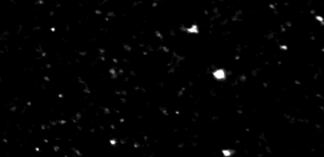
#> input picture ExampleData/Pos246/min_projection_246_small.tif, 324 x 157 px
$ jupyter execute --allow-errors sequence.ipynb   (shell and % lines are left out)   (older library calls are emulated)
#> lines starting #> are read from the running program, lines starting #| are printed output that depends on the picture; after the words box and inside, x2 and y2 are one past the last pixel; in counts of white or black regions, pixels touching at a corner belong together
[cell 1]
from Bio import SeqIO
import numpy as np
from PIL import Image
from skimage.filters import gaussian
import pandas as pd
import Polywarp
import skimage.io as io
import matplotlib.pyplot as plt
from skimage.feature import blob_log, blob_doh, blob_dog
from scipy import ndimage
from skimage.feature import peak_local_max
from scipy import spatial
from cmath import inf
from skimage import transform
from sklearn.metrics import mean_squared_error
from numpy.linalg import norm
from math import floor, ceil

[cell 2]
# [30 lines left out: functions residual_cal, count_nearest_pts, not called in this run]

def blob_detection(img, min_sigma, max_sigma, threshold, method=0):
    """This function is mostly used for detecting the beads in any image.

    Args:
        img_path (string): The absolute path of the input image.
        min_sigma (int): The minimum sigma, lower it is, smaller the blob will be detected.
        max_sigma (int): The maximum sigma, higher it is, bigger the blob will be detected.
        threshold (float): Higher it is, higher the intensities of blobs.
        method (int, optional): 0 for Difference of Gaussian (DoG) and 1 for Determinant of Hessian (DoH).
        They should be applied with different combination of parameters. DoG is more suitable for fret movies,
        while DoH is more suitable for sequencing images. Defaults to 0.

    Returns:
        centers: A numpy array containing the coordinates of all the centers.
    """
    #img = io.imread(img_path)
    if method == 2: #Local maxima
        coordinates = peak_local_max(img, min_distance=5)
        centers = []
        h, w = img.shape
        r = 3
        for i in range(coordinates.shape[0]):
            y, x = coordinates[i]
            if y > r and y < (h - r) and x > r and x < (w - r):
                centers.append(
                    ndimage.measurements.center_of_mass(
                        img[int(y - r) : int(y + r + 1), int(x - r) : int(x + r + 1)]
                    )
                )
                centers[i] = list(np.add(centers[i], [x - r, y - r]))
                i += 1

    else:

        if method == 0:
            blob = blob_dog(
                img, min_sigma=min_sigma, max_sigma=max_sigma, threshold=threshold
            )
        else:
            blob = blob_doh(
                img, min_sigma=min_sigma, max_sigma=max_sigma, threshold=threshold
            )
#         i = 0
        r = 3
        centers = []
        h, w = img.shape
        for blob in blob:
            y, x = blob
            if y > r and y < (h - r) and x > r and x < (w - r):
                centers.append(
                    ndimage.measurements.center_of_mass(
                        img[int(y - r) : int(y + r + 1), int(x - r) : int(x + r + 1)]
                    )
                )
                centers[i] = list(np.add(centers[i], [x - r, y - r]))
#                 i += 1
    return np.array(centers)

# [20 lines left out: function show_blob_detection_res, not called in this run]

[cell 3]
# [6 lines left out: function get_pos, not called in this run]


def generate_img(x, y, x_min, y_min, x_max, y_max, op_path, r, blurred, sigma):
    # [4 lines of commented-out code are left out]
    x_range = x_max - x_min + 1
    y_range = y_max - y_min + 1
    # x_range = 27994
    # y_range = 27174
    img = np.zeros(shape=(x_range, y_range))
    for i in range(0, len(x)):
        img[max(0,int(x[i])-r):min(x_range,int(x[i]+r+1)),max(0,int(y[i])-r):min(y_range,int(y[i]+r+1))] = 200

    if blurred:
        img = gaussian(img, sigma=sigma)
    im = Image.fromarray(img)
    new_im = im.convert("L")
    new_im.save(op_path)


# [100 lines left out: functions generate_with_marker, get_coordinates, get_xy_coordinates, not called in this run]


def get_seq_coordinates(fastq_path, with_seq_1, with_seq_2):
#> called with with_seq_1 = 'A', with_seq_2 = 'qwwdasdqwraszdqwqw'
    x_coordinate_01 = []
    y_coordinate_01 = []
    x_coordinate_02 = []
    y_coordinate_02 = []
    max_x = 0
    max_y = 0
    min_x = 9e7
    min_y = 9e7
    for record in SeqIO.parse(fastq_path, "fastq"):
        if record is not None:
            tile_num, x_pos, y_pos = get_pos(record)
            if x_pos > max_x:
                max_x = x_pos
            if x_pos < min_x:
                min_x = x_pos
            if y_pos > max_y:
                max_y = y_pos
            if y_pos < min_y:
                min_y = y_pos
            seq = str(record.seq)
            if tile_num == 1101:
                if with_seq_1 in seq or with_seq_2 in seq:
                    x_coordinate_01.append(x_pos)
                    y_coordinate_01.append(y_pos)
            elif tile_num == 1102:
                if with_seq_1 in seq or with_seq_2 in seq:
                    x_coordinate_02.append(x_pos)
                    y_coordinate_02.append(y_pos)
    print('Coordinates are found.')
    return x_coordinate_01, y_coordinate_01, x_coordinate_02, y_coordinate_02, max_x, max_y


# [25 lines of commented-out code are left out]

#> (a cell that did not finish here is left out)

[cell 5]
# Test
fastq_path = '/Users/qinhanhou/Desktop/DeindlLab/220722/SeqRes/donuts_1/Donuts1/0722.fastq'
#> (the rest of this cell did not finish here and is left out)

[cell 6]
def get_seq_coordinates_v2(fastq_path, with_seq, tile):
    x_coordinate = []
    y_coordinate = []
    max_x = 0
    max_y = 0
    min_x = 9e7
    min_y = 9e7
    for record in SeqIO.parse(fastq_path, "fastq"):
        if record is not None:
            tile_num, x_pos, y_pos = get_pos(record)
            x_pos = x_pos/10
            y_pos = y_pos/10

            seq = str(record.seq)
            if tile_num == tile:
                if x_pos > max_x:
                    max_x = x_pos
                if x_pos < min_x:
                    min_x = x_pos
                if y_pos > max_y:
                    max_y = y_pos
                if y_pos < min_y:
                    min_y = y_pos
                if with_seq in seq:
                    x_coordinate.append(x_pos)
                    y_coordinate.append(y_pos)
    print('Coordinates are found.')
    return x_coordinate, y_coordinate, max_x, max_y, min_x, min_y

# def generate_img_v2(x, y, x_min, y_min, x_max, y_max, op_path, r, blurred, sigma):

[cell 7]
import tkinter as tk
from tkinter import filedialog
from math import ceil
# root = tk.Tk()
# root.attributes("-topmost", True)
# root.withdraw()

fastq_path = filedialog.askopenfilename(title = "Choose the FASTQ file", initialdir = "D:/Experiments/MUSCLE DONUTS/20220824_FC_Nano_Cas9_CCR5/")
#> the answer given: ../ExampleData/Pos246/beads_246.tiff

# x_coordinate_01m, y_coordinate_01m, x_coordinate_02m, y_coordinate_02m, max_x, max_y, min_x, min_y \
#     = get_seq_coordinates(fastq_path, 'GGTCTCGTCCAATCTAT', 'qwwdasdqwraszdqwqw')
# x_coordinate_01, y_coordinate_01, x_coordinate_02, y_coordinate_02 \
#     = get_seq_coordinates(fastq_path, 'A', 'qwwdasdqwraszdqwqw')
#> (the rest of this cell did not finish here and is left out)

# [4 lines of commented-out code are left out]
x_coord1 = np.subtract(max_y, y_coord)
y_coord = np.subtract(max_x, x_coord)
x_coord = x_coord1
max_x1 = ceil(max_y)
max_y = ceil(max_x)
max_x = max_x1
# max_x = ceil(max_x)
# max_y = ceil(max_y)
print(max_x)
print(min_x)
print(max_y)
print(min_y)
print(max_x - min_x)
# generate_with_marker(x_coordinate_01, y_coordinate_01, x_coordinate_01m, y_coordinate_01m,
#   '/Users/qinhanhou/Desktop/DeindlLab/220722/SeqImg/1101_marked_sigma3.png',
#   '/Users/qinhanhou/Desktop/DeindlLab/220722/SeqImg/1101_marked_sigma3.csv')
generate_img(y_coord,x_coord, 0, 0, max_y, max_x,
             'D:/Experiments/MUSCLE DONUTS/220719/FASTQ_image.png', 1, True, 1)
# generate_img(x_coordinate_02, y_coordinate_02,
            #  '/Users/qinhanhou/Desktop/DeindlLab/220722/SeqImg/1102_full_sigma3.png', 3, True, 4)

[cell 8]
print(fastq_path)

#> (a cell that did not finish here is left out)

[cell 10]
seq_path = filedialog.askopenfilename(title = "Choose the seq file", initialdir = "D:/Experiments/MUSCLE DONUTS/220719/")
#> the answer given: ../ExampleData/Pos246/min_projection_246_small.tif
seq_img = io.imread(seq_path)
#> seq_img is the input picture: shape (157, 324); min 0, max 255, mean 2.9

[cell 11]
seq_centers = blob_detection(
    seq_img,
    min_sigma=1,
    max_sigma=5,
    threshold=0.001,
    method=2
)
#> in blob_detection, `coordinates = peak_local_max(img, min_distance=5)`: coordinates = 231 pairs, first value 5 to 151, second value 5 to 318
#> the loop in blob_detection, `for i in range(coordinates.shape[0]):` made 231 passes
#> (y, x) on passes 1 to 12: (27, 194), (71, 218), (76, 217), (76, 222), (142, 112), (151, 224), (29, 53), (47, 284), (149, 37), (95, 60), (112, 177), (71, 113)
#> after the loop in blob_detection, `for i in range(coordinates.shape[0]):`: centers = 231 pairs, first value 5.13 to 318.2, second value 4.95 to 152
#> seq_centers has the same summary as centers in blob_detection

# show_blob_detection_res(
#     seq_img,
#     seq_centers)

#> (a cell that did not finish here is left out)

#> (a cell that did not finish here is left out)

[cell 14]
max_x3 = 2865
max_y3 = 2943
# seq_centers = np.add(seq_centers, 0.5)

generate_img(seq_centers[:,1], seq_centers[:,0], 0, 0, max_y3, max_x3,
             'D:/Experiments/MUSCLE DONUTS/220719/Clusters_1.png', 1, True, 1)
#> after the loop in generate_img, `for i in range(0, len(x)):`:
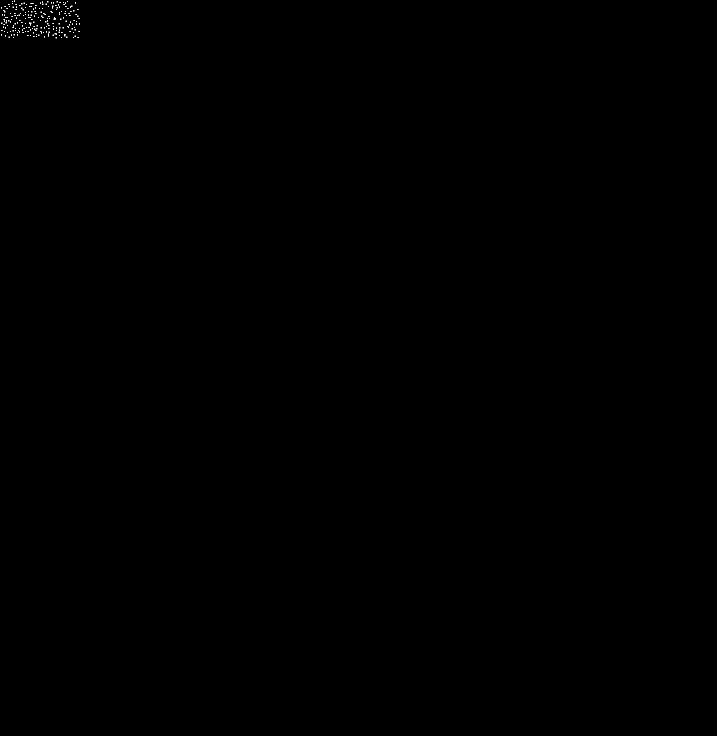
#> img: shape (2944, 2866) float64 (shown at 1/4 size); values 0 (black) and 200 (white), 0.02% white in thin lines or dots, all inside (x1, y1, x2, y2) = (4, 3, 320, 153)

#> (a cell that did not finish here is left out)

[cell 16]
x1 = 500
x2 = 850
y1 = 400
y2 = 600
x_seq = seq_centers[:,0]
#> x_seq = 231 values, max 318.2 at index 40, min 5.13 at index 31, mean 155.9
y_seq = seq_centers[:,1]
#> y_seq = 231 values, max 152 at index 5, min 4.95 at index 76, mean 80.01
# np.where(x_seq>=x1)
seq_centers_cropped = seq_centers[np.where((x_seq<=x2)&(x_seq>=x1)&(y_seq<=y2)&(y_seq>=y1))]
#> seq_centers_cropped = empty array

[cell 17]
src = seq_centers_cropped
#> src = empty array
#> (the rest of this cell did not finish here and is left out)

[cell 18]
np.where(seq_centers[:,1]>100)

[cell 19]
np.save('D:/Experiments/MUSCLE DONUTS/220719/src_temp.npy',src)

#> (the rest of this cell did not finish here and is left out)

[cell 20]
# src is a cropped cluster list, dst is all FASTQ coordinates
x_s = src[:,0]
#> x_s = empty array
y_s = src[:,1]
#> y_s = empty array
#> (the rest of this cell did not finish here and is left out)

[cell 21]
import open3d as o3d
initial_T = np.identity(4)
length = src.shape[0]
#> length = 0
src3d = np.concatenate((src,np.zeros([length,1])),axis = 1)
#> src3d = empty array
src_cloud = o3d.geometry.PointCloud()
src_cloud.points = o3d.utility.Vector3dVector(src3d)
distance = 3

#> (the rest of this cell did not finish here and is left out)


$ run again, on ExampleData/Pos246/movie_average_projection_246.tif
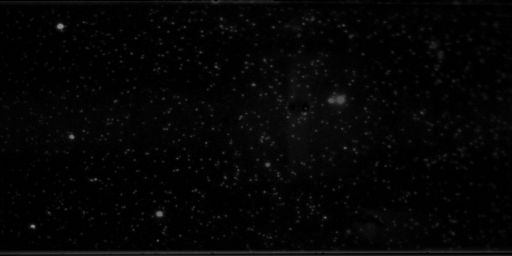
#> input picture ExampleData/Pos246/movie_average_projection_246.tif, 512 x 256 px
#> seq_img is the input picture: shape (256, 512) uint16; min 0, max 35987, mean 1350.2
#> coordinates = 788 pairs, first value 8 to 244, second value 5 to 506
#> the loop in blob_detection, `for i in range(coordinates.shape[0]):` made 788 passes
#> (y, x) on passes 1 to 8: (226, 33), (25, 62), (136, 72), (214, 161), (217, 325), (179, 95), (240, 157), (99, 341)
#> after the loop in blob_detection, `for i in range(coordinates.shape[0]):`: centers = 788 pairs, first value 4.85 to 506.3, second value 7.53 to 244.1
#> seq_centers has the same summary as centers in blob_detection
#> after the loop in generate_img, `for i in range(0, len(x)):`:
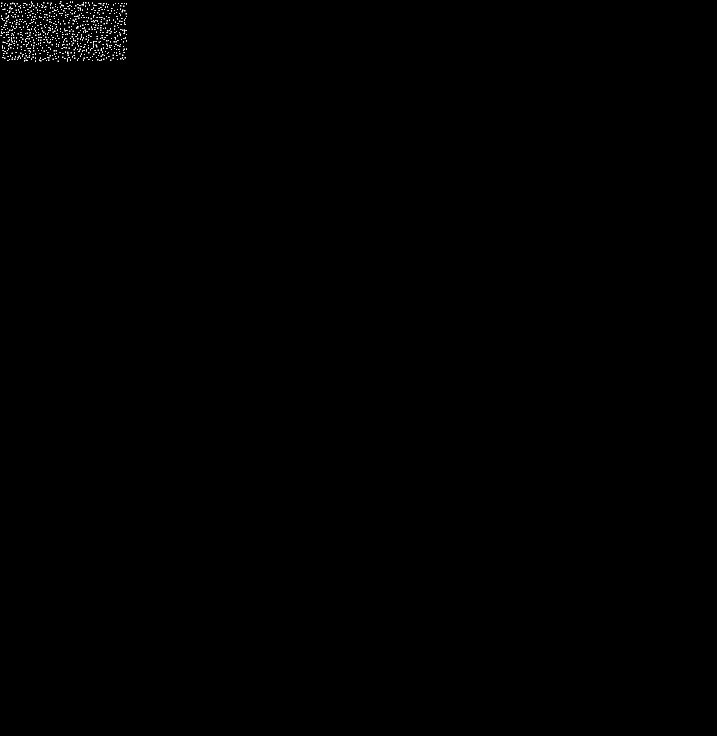
#> img: shape (2944, 2866) float64 (shown at 1/4 size); values 0 (black) and 200 (white), 0.08% white in thin lines or dots, all inside (x1, y1, x2, y2) = (3, 6, 508, 246)
#> x_seq = 788 values, max 506.3 at index 598, min 4.85 at index 464, mean 250.1
#> y_seq = 788 values, max 244.1 at index 771, min 7.53 at index 562, mean 125.9
#> seq_centers_cropped = empty array

$ run again, on ExampleData/Pos246/movie_min_projection_246.tif
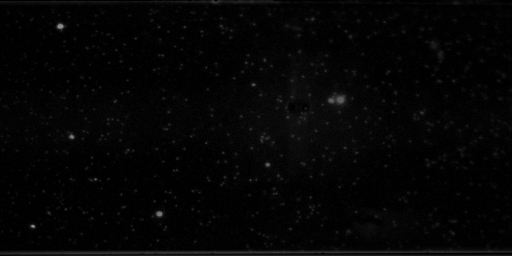
#> input picture ExampleData/Pos246/movie_min_projection_246.tif, 512 x 256 px
#> seq_img is the input picture: shape (256, 512) uint16; min 0, max 37525, mean 1271.3
#> coordinates = 761 pairs, first value 8 to 245, second value 6 to 506
#> the loop in blob_detection, `for i in range(coordinates.shape[0]):` made 761 passes
#> (y, x) on passes 1 to 8: (226, 33), (26, 62), (214, 161), (136, 72), (179, 95), (99, 341), (100, 332), (165, 268)
#> after the loop in blob_detection, `for i in range(coordinates.shape[0]):`: centers = 761 pairs, first value 5.79 to 506.1, second value 8.1 to 245.2
#> seq_centers has the same summary as centers in blob_detection
#> after the loop in generate_img, `for i in range(0, len(x)):`:
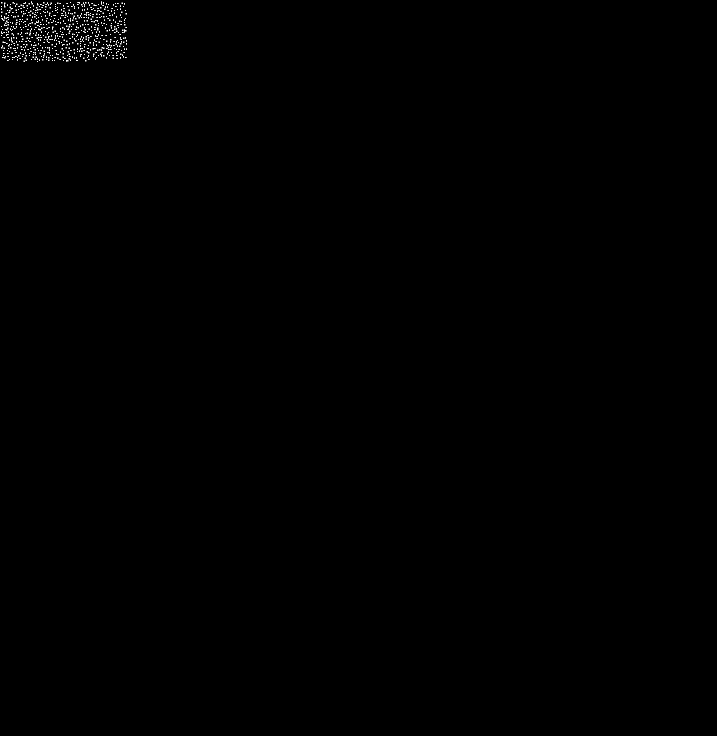
#> img: shape (2944, 2866) float64 (shown at 1/4 size); values 0 (black) and 200 (white), 0.08% white in thin lines or dots, all inside (x1, y1, x2, y2) = (4, 7, 508, 247)
#> x_seq = 761 values, max 506.1 at index 431, min 5.79 at index 376, mean 246.5
#> y_seq = 761 values, max 245.2 at index 391, min 8.1 at index 490, mean 124.8
#> seq_centers_cropped = empty array
